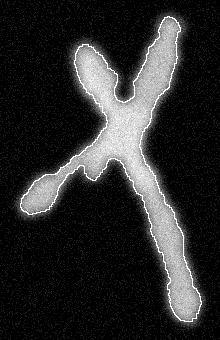
%> input picture Image Proccess/char_8_图像分割/pics/Fig10.25.jpg, 220 x 340 px
$ octave gloabl_thresh.m   (GNU Octave 9; MATLAB toolbox functions it lacks are replaced by stand-ins)
%> lines starting %> are read from the running program, lines starting %| are printed output that depends on the picture; in (x1, y1, x2, y2) boxes, pixels count from 0 and x2, y2 are one past the last pixel; in counts of white or black regions, pixels touching at a corner belong together; the program's own positions count from 1
clear all;close all;
im = imread('./pics/Fig10.25.jpg');
%> im is the input picture: size 340x220x3 uint8; min 0, max 255, mean 43.4
im = rgb2gray(im);
%> im: size 340x220 uint8
subplot(2,2,1),imshow(im);
im = medfilt2(im,[3,3]);
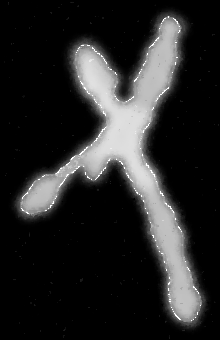
%> im: size 340x220 uint8; min 0, max 255, mean 39.7
subplot(2,2,2),imhist(im);
T = graythresh(im);
%> T = 0.365
im = imbinarize(im,T);
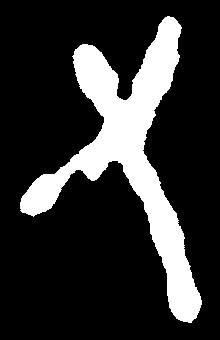
%> im: size 340x220 logical; 19.3% white; 1 white region, box (x1, y1, x2, y2) and area: (20, 16, 202, 323) 14422
subplot(2,2,3),imshow(im);
A = edge(im,'sobel');
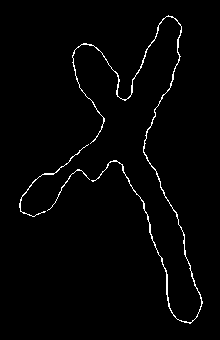
%> A: size 340x220 logical; 1.8% white in thin lines or dots, all inside (x1, y1, x2, y2) = (19, 15, 203, 324)
subplot(2,2,4)
imshow(A)
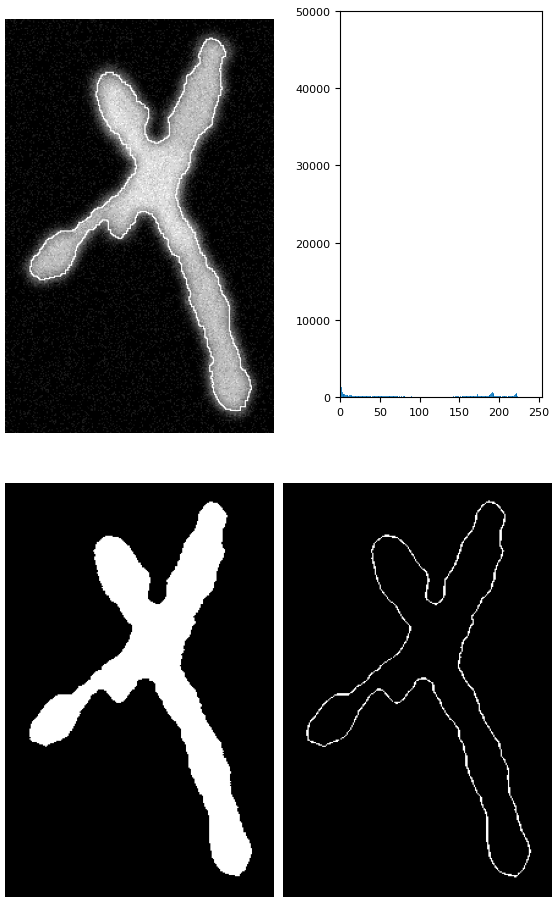
%> figure redrawn from the program's plot data, 4 panels
